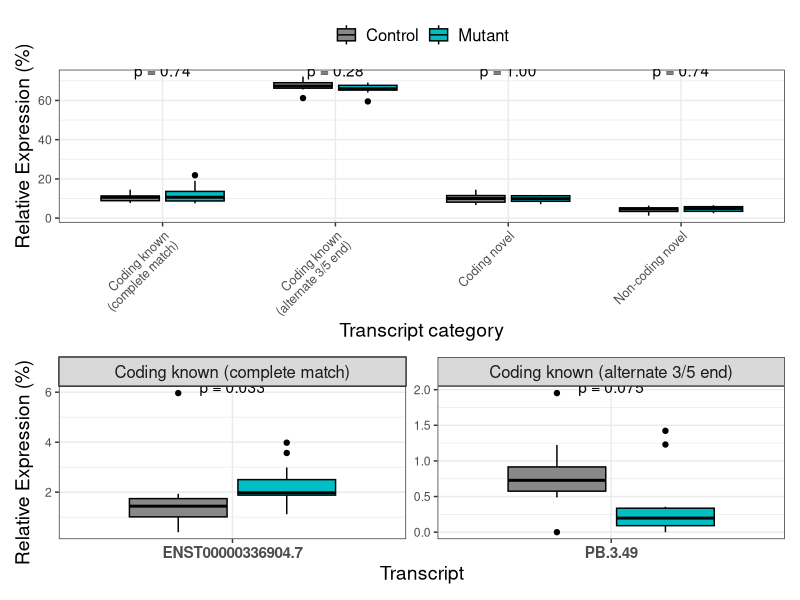

Generate this figure with R:
# Load libraries ----------------------------------------------------------

library(tidyverse)
library(here)
library(ggforce)
library(patchwork)
library(ggpubr)

# Load data ---------------------------------------------------------------

sqanti_class <-
  list(
    iPSC = read.table(here::here("docs", "iPSC", "SNCA_iPSC_classification_filtered.txt"), header = TRUE, sep="\t"),
    Brain = read.table(here::here("docs", "Brain_regions", "SNCA_RFC1_classification_filtered.txt"), header = TRUE, sep="\t")
  )

# Main --------------------------------------------------------------------


iPSC <-
  sqanti_class$iPSC %>% 
  rename_with(~paste0("", gsub("NFLR.Clontech_5p..|_3p", "", .)),
              starts_with('NFLR.Clontech_5p..')) %>% 
  
  # remove ASO samples
  dplyr::select(!ends_with("_M")) %>% 
  
  dplyr::select(isoform, 
                Isoform_class, 
                starts_with(c("045", "828", "829", "831", "C1", "C2", "C3", "C4"))) %>% 
  
  pivot_longer(!c(Isoform_class, isoform), names_to = "Sample", values_to = "count") %>%
  
  dplyr::mutate(Genotype = case_when(grepl("045|828|829|831", Sample) ~ "Mutant",
                                     grepl("C1|C2|C3|C4", Sample) ~ "Control"))
  

## Plot per transcript category ##

iPSC_transcript_category_differential_expression <-
  aggregate(count ~ Isoform_class + Sample + Genotype, 
            data = iPSC, 
            FUN = "sum") %>% 
  
  ggplot(aes(x= factor(Isoform_class, 
                       levels = c("Coding known (complete match)",
                                  "Coding known (alternate 3/5 end)",
                                  "Coding novel",
                                  "Non-coding novel")),
             y = count, 
             fill = Genotype)) + 
  geom_boxplot(colour = "black") +
  scale_fill_manual(values = c(Control = "#888888", Mutant = "#00BFC4")) +
  stat_compare_means(aes(label = paste0("p = ", ..p.format..))) +
  labs(x = "Transcript category", y = "Relative Expression (%)") +
  theme_bw() +
  scale_x_discrete(labels = c("Coding known (alternate 3/5 end)" = "Coding known\n(alternate 3/5 end)",
                              "Coding known (complete match)" = "Coding known\n(complete match)")) +
  theme(legend.title=element_blank(),
        legend.position="top", legend.text = element_text(size = 12),
        strip.text.x = element_text(size = 12, angle = 45, hjust=1),
        axis.title = element_text(size = 14),
        axis.text.x = element_text(size = 9, angle = 45, hjust=1))

## Plot per transcript ##

iPSC_transcript_differential_expression <-
  iPSC %>% 
  dplyr::mutate(isoform = ifelse(isoform == "PB.3.56", "ENST00000336904.7", isoform)) %>%
  dplyr::filter(isoform %in% c("ENST00000336904.7", "PB.3.49")) %>% 
  
  ggplot(aes(x= isoform,
             y = count, 
             fill = Genotype)) + 
  geom_boxplot(colour = "black", show.legend = F) +
  scale_fill_manual(values = c(Control = "#888888", Mutant = "#00BFC4")) +
  stat_compare_means(paired = F, 
                     aes(label = paste0("p = ", ..p.format..))) +
  labs(x = "Transcript", y = "Relative Expression (%)") +
  theme_bw() +
  facet_wrap(. ~ factor(Isoform_class, levels = c("Coding known (complete match)", 
                                                  "Coding known (alternate 3/5 end)")), scales = "free", nrow = 1) +
  theme(strip.text.x = element_text(size = 12),
        axis.title = element_text(size = 14),
        axis.text.x = element_text(size = 11, face = "bold"))

# Save data ---------------------------------------------------------------

ggsave(
  plot = iPSC_transcript_category_differential_expression / iPSC_transcript_differential_expression, 
  filename = "iPSC_differential_expression_plot.png", 
  path = here::here("results"), 
  width = 7, 
  height = 8, 
  dpi = 600
)
